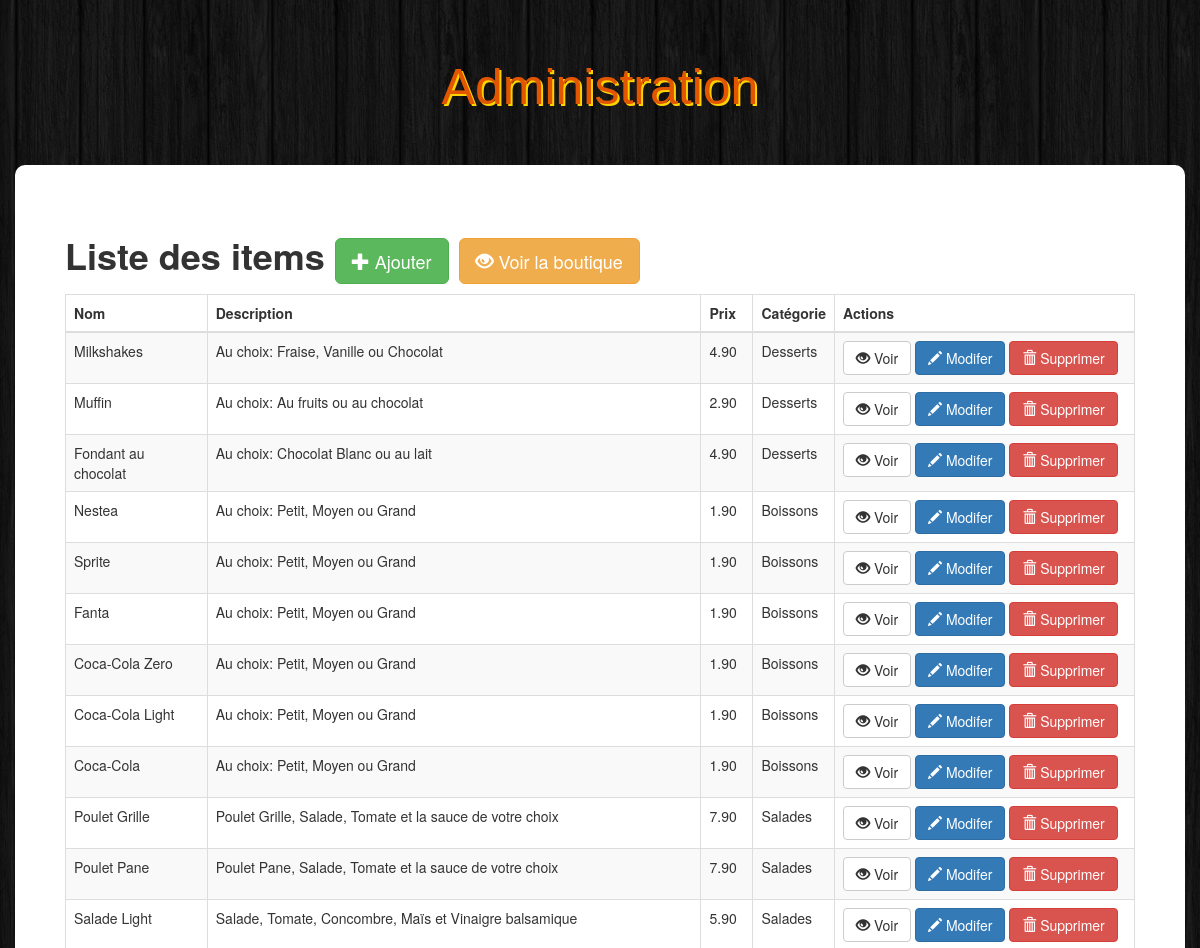
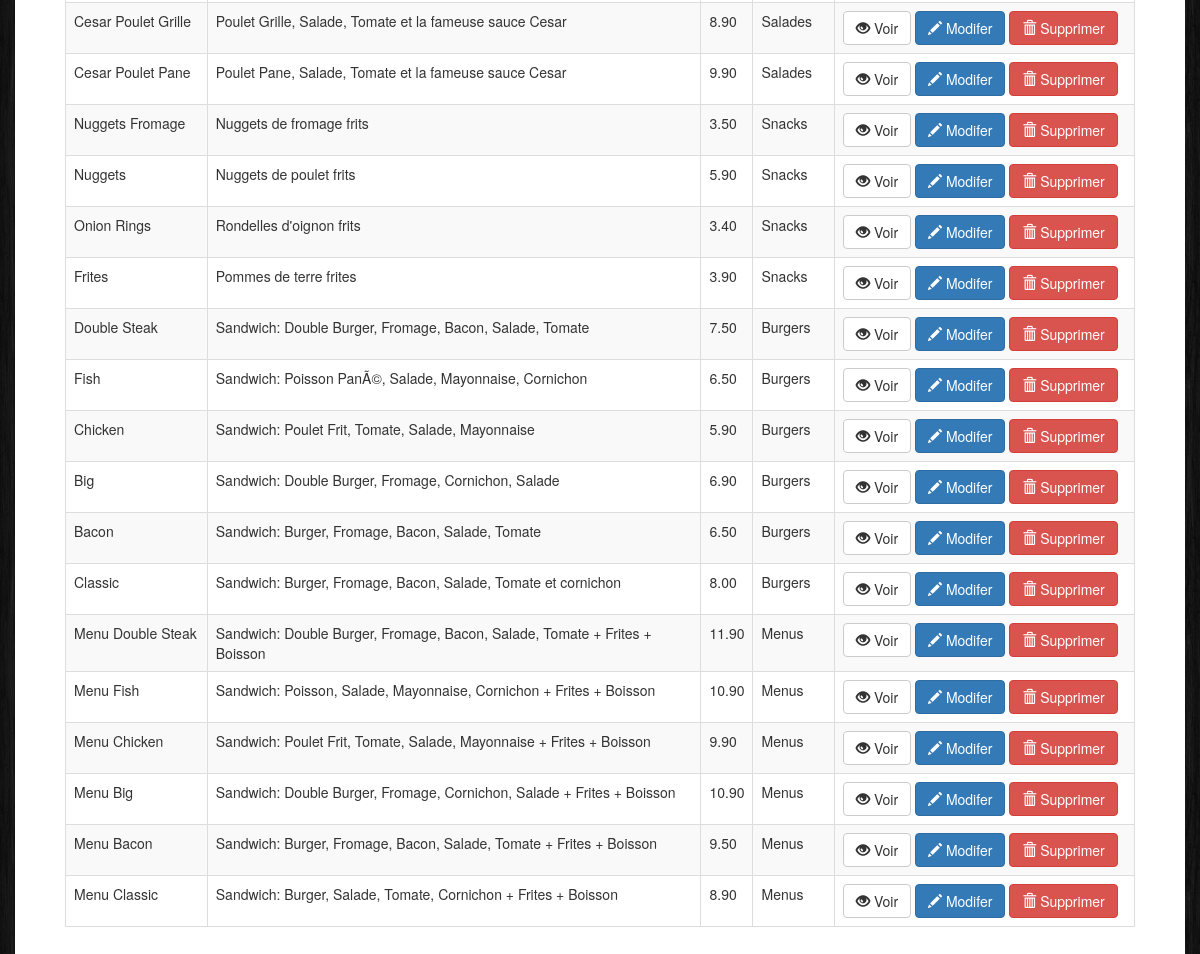
The app's page /admin/index.php with its own data (2 pictures, top to bottom).
### tables this page shows
CREATE TABLE `items` (
  `id` int(11) NOT NULL,
  `name` varchar(100) NOT NULL,
  `description` varchar(255) NOT NULL,
  `price` float NOT NULL,
  `image` varchar(255) NOT NULL,
  `category` int(11) NOT NULL
);

CREATE TABLE `categories` (
  `id` int(11) NOT NULL,
  `name` varchar(100) NOT NULL
);

### admin/index.php (the view, shortened to what this page needs)
<!doctype html>
<html>
<head>
    <link rel="stylesheet" href="https://maxcdn.bootstrapcdn.com/bootstrap/3.3.7/css/bootstrap.min.css">
    <link rel="stylesheet" href="../css/style.css">
</head>
<body>
<h1 class="text-logo"> Administration </h1>
<div class="container admin">
    <div class="row">
        <h1><strong>Liste des items </strong>
            <a href="insert.php" class="btn btn-success btn-lg"><span class="glyphicon glyphicon-plus"></span> Ajouter</a>
            <a href="../index.php" class="btn btn-warning btn-lg"><span class="glyphicon glyphicon-eye-open"></span> Voir la boutique</a>
        </h1>
        <table class="table table-striped table-bordered">
            <thead>
                <tr>
                    <th>Nom</th>
                    <th>Description</th>
                    <th>Prix</th>
                    <th>Catégorie</th>
                    <th>Actions</th>
                </tr>
            </thead>
            <tbody>
                <?php
                    $db = Database::connect();
                    $statement = $db->query("SELECT items.id, items.name, items.description, items.price, categories.name AS category FROM items LEFT JOIN categories ON items.category = categories.id ORDER BY items.id DESC");
                    while ($item =  $statement->fetch())
                    {
                        echo '<tr>';
                        echo '<td>'. $item["name"] .'</td>';
                        echo '<td>'.$item["description"].'</td>';
                        echo '<td>'. number_format((float)$item["price"],2,'.','') .'</td>';
                        echo '<td>'.$item["category"].'</td>';
                        echo '<td width=300>';
                        echo '<a class="btn btn-default" href="view.php?id=' . $item['id'] . '"><span class="glyphicon glyphicon-eye-open"></span> Voir</a>';
                        echo '<a class="btn btn-primary" href="update.php?id='. $item['id'] .'"><span class="glyphicon glyphicon-pencil"></span> Modifer</a>';
                        echo '<a class="btn btn-danger" href="delete.php?id=' . $item['id'] .'"><span class="glyphicon glyphicon-trash"></span> Supprimer</a>';
                        echo '</td>';
                        echo '</tr>';
                    }
                ?>
            </tbody>
        </table>
    </div>
</div>
</body>
</html>

### css/style.css (style rules this page uses)
body { background: url("../img/bg.png"); }
.text-logo { font-family: 'Anton', sans-serif; color:#E25501; text-shadow: 2px 2px #ffd301; font-size: 50px; padding: 40px 0px; text-decoration: none; text-align: center; }
.row { background-color: white; padding: 50px; border-radius: 10px; }

### records on screen
items: name "Milkshakes", description "Au choix: Fraise, Vanille ou Chocolat", price "4.90", category.name "Desserts"
items: name "Muffin", description "Au choix: Au fruits ou au chocolat", price "2.90", category.name "Desserts"
items: name "Fondant au chocolat", description "Au choix: Chocolat Blanc ou au lait", price "4.90", category.name "Desserts"
items: name "Nestea", description "Au choix: Petit, Moyen ou Grand", price "1.90", category.name "Boissons"
items: name "Sprite", description "Au choix: Petit, Moyen ou Grand", price "1.90", category.name "Boissons"
items: name "Fanta", description "Au choix: Petit, Moyen ou Grand", price "1.90", category.name "Boissons"
items: name "Coca-Cola Zero", description "Au choix: Petit, Moyen ou Grand", price "1.90", category.name "Boissons"
items: name "Coca-Cola Light", description "Au choix: Petit, Moyen ou Grand", price "1.90", category.name "Boissons"
items: name "Coca-Cola", description "Au choix: Petit, Moyen ou Grand", price "1.90", category.name "Boissons"
items: name "Poulet Grille", description "Poulet Grille, Salade, Tomate et la sauce de votre choix", price "7.90", category.name "Salades"
items: name "Poulet Pane", description "Poulet Pane, Salade, Tomate et la sauce de votre choix", price "7.90", category.name "Salades"
items: name "Salade Light", description "Salade, Tomate, Concombre, Maïs et Vinaigre balsamique", price "5.90", category.name "Salades"
items: name "Cesar Poulet Grille", description "Poulet Grille, Salade, Tomate et la fameuse sauce Cesar", price "8.90", category.name "Salades"
items: name "Cesar Poulet Pane", description "Poulet Pane, Salade, Tomate et la fameuse sauce Cesar", price "9.90", category.name "Salades"
items: name "Nuggets Fromage", description "Nuggets de fromage frits", price "3.50", category.name "Snacks"
items: name "Nuggets", description "Nuggets de poulet frits", price "5.90", category.name "Snacks"
items: name "Onion Rings", description "Rondelles d'oignon frits", price "3.40", category.name "Snacks"
items: name "Frites", description "Pommes de terre frites", price "3.90", category.name "Snacks"
items: name "Double Steak", description "Sandwich: Double Burger, Fromage, Bacon, Salade, Tomate", price "7.50", category.name "Burgers"
items: name "Fish", description "Sandwich: Poisson PanÃ©, Salade, Mayonnaise, Cornichon", price "6.50", category.name "Burgers"
items: name "Chicken", description "Sandwich: Poulet Frit, Tomate, Salade, Mayonnaise", price "5.90", category.name "Burgers"
items: name "Big", description "Sandwich: Double Burger, Fromage, Cornichon, Salade", price "6.90", category.name "Burgers"
items: name "Bacon", description "Sandwich: Burger, Fromage, Bacon, Salade, Tomate", price "6.50", category.name "Burgers"
items: name "Classic", description "Sandwich: Burger, Fromage, Bacon, Salade, Tomate et cornichon", price "8.00", category.name "Burgers"
items: name "Menu Double Steak", description "Sandwich: Double Burger, Fromage, Bacon, Salade, Tomate + Frites + Boisson", price "11.90", category.name "Menus"
items: name "Menu Fish", description "Sandwich: Poisson, Salade, Mayonnaise, Cornichon + Frites + Boisson", price "10.90", category.name "Menus"
items: name "Menu Chicken", description "Sandwich: Poulet Frit, Tomate, Salade, Mayonnaise + Frites + Boisson", price "9.90", category.name "Menus"
items: name "Menu Big", description "Sandwich: Double Burger, Fromage, Cornichon, Salade + Frites + Boisson", price "10.90", category.name "Menus"
items: name "Menu Bacon", description "Sandwich: Burger, Fromage, Bacon, Salade, Tomate + Frites + Boisson", price "9.50", category.name "Menus"
items: name "Menu Classic", description "Sandwich: Burger, Salade, Tomate, Cornichon + Frites + Boisson", price "8.90", category.name "Menus"
